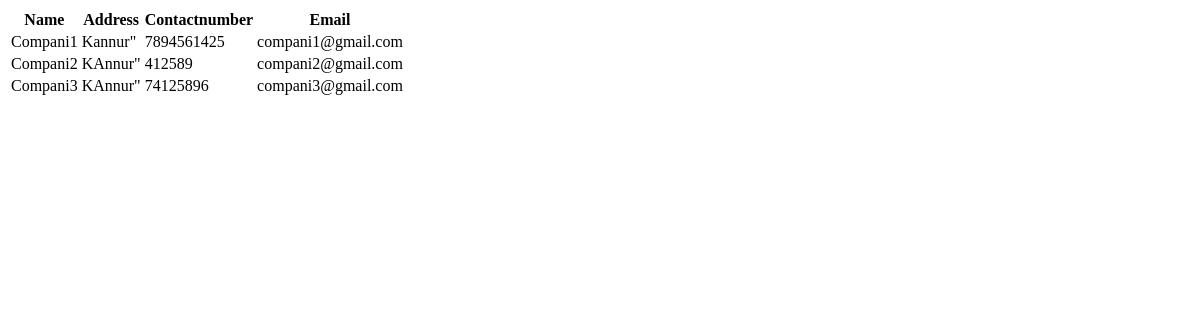
Page /companydetails on the earlier database version.
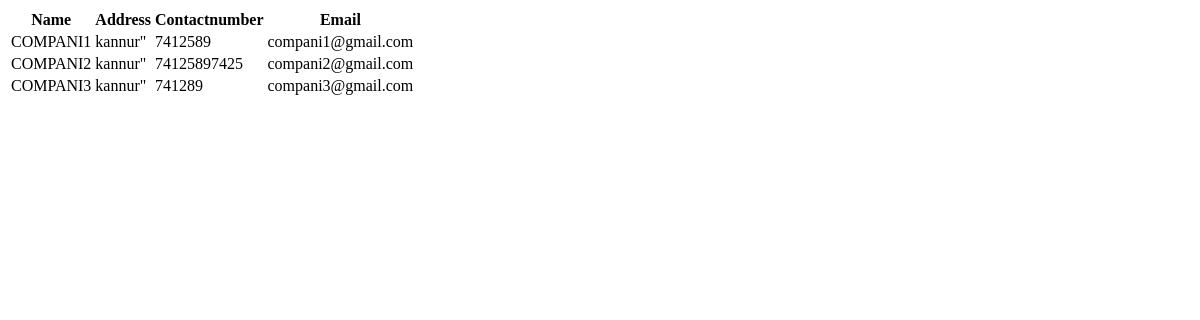
Same page on the later database version.
### app/models.py (models this page shows, shortened)
class Company(models.Model):
    company_id=models.ForeignKey(CustomUser,on_delete=models.CASCADE)
    name=models.CharField(max_length=100)
    address=models.CharField(max_length=100)
    contactnumber=models.IntegerField(null=True,blank=True)
    email= models.CharField(max_length=100)

### app/views.py (the view)
# urls.py: path('companydetails',views.Companydetails,name='companydetails'),
def Companydetails(request):
    data=Company.objects.all()
    return render(request,'companydetails.html',{'data':data})

### templates/companydetails.html (shortened to what this page needs)
<!DOCTYPE html>
<html lang="en">
<head>
</head>
<body>
    <table>
        <tr>
            <th>Name</th>
            <th>Address</th>
            <th>Contactnumber</th>
            <th>Email</th>
        </tr>
        {% for i in data %}
        <tr>
            <td>{{i.name}}</td>
            <td>{{i.address}}"</td>
            <td>{{i.contactnumber}}</td>
            <td>{{i.email}}</td>
        </tr>
        {% endfor %}
    </table>
</body>
</html>

Differences in the rows shown:
changed Company "compani1@gmail.com": name "Compani1" → "COMPANI1"; address "Kannur" → "kannur"; contactnumber "7894561425" → "7412589"
changed Company "compani2@gmail.com": name "Compani2" → "COMPANI2"; address "KAnnur" → "kannur"; contactnumber "412589" → "74125897425"
changed Company "compani3@gmail.com": name "Compani3" → "COMPANI3"; address "KAnnur" → "kannur"; contactnumber "74125896" → "741289"
